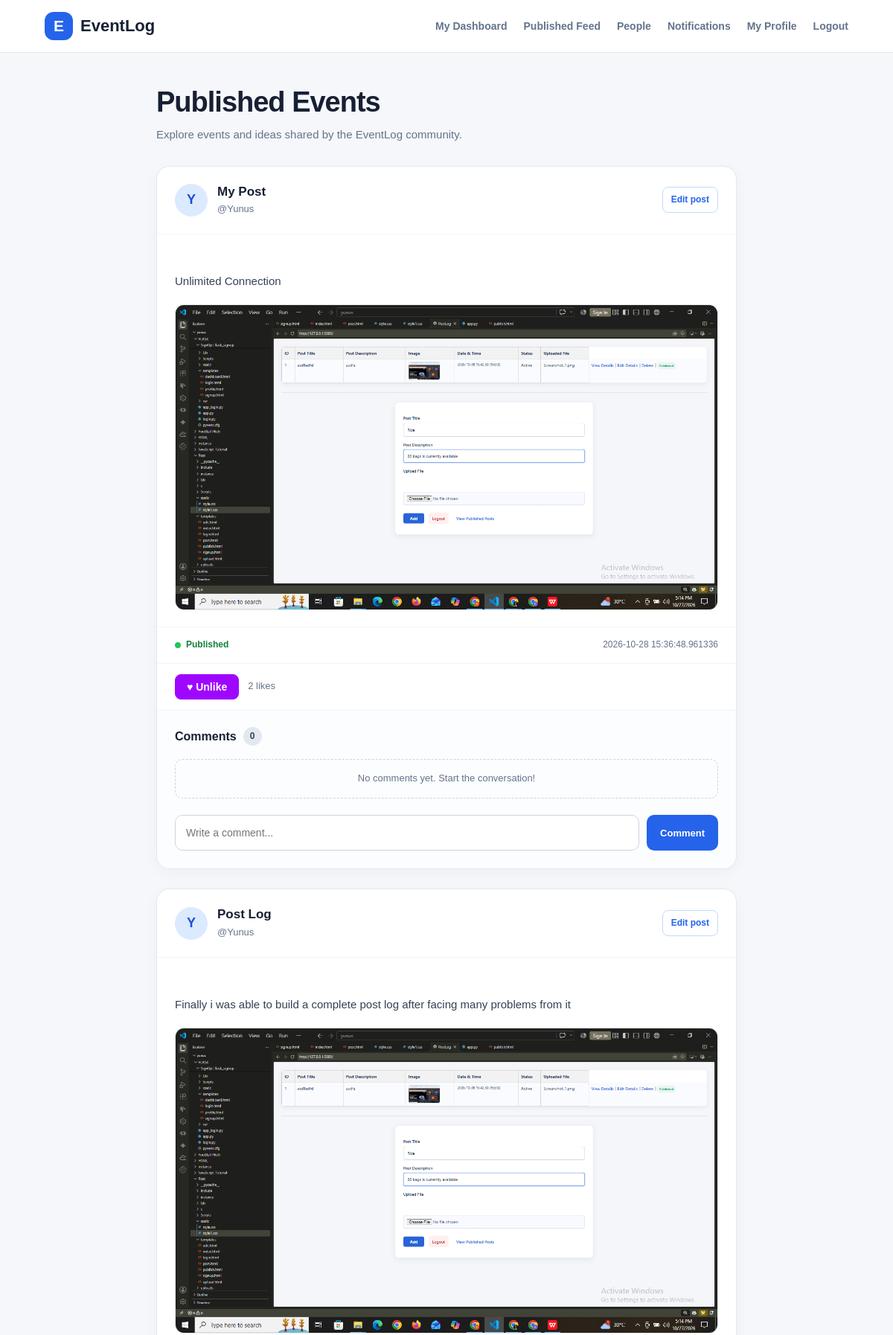
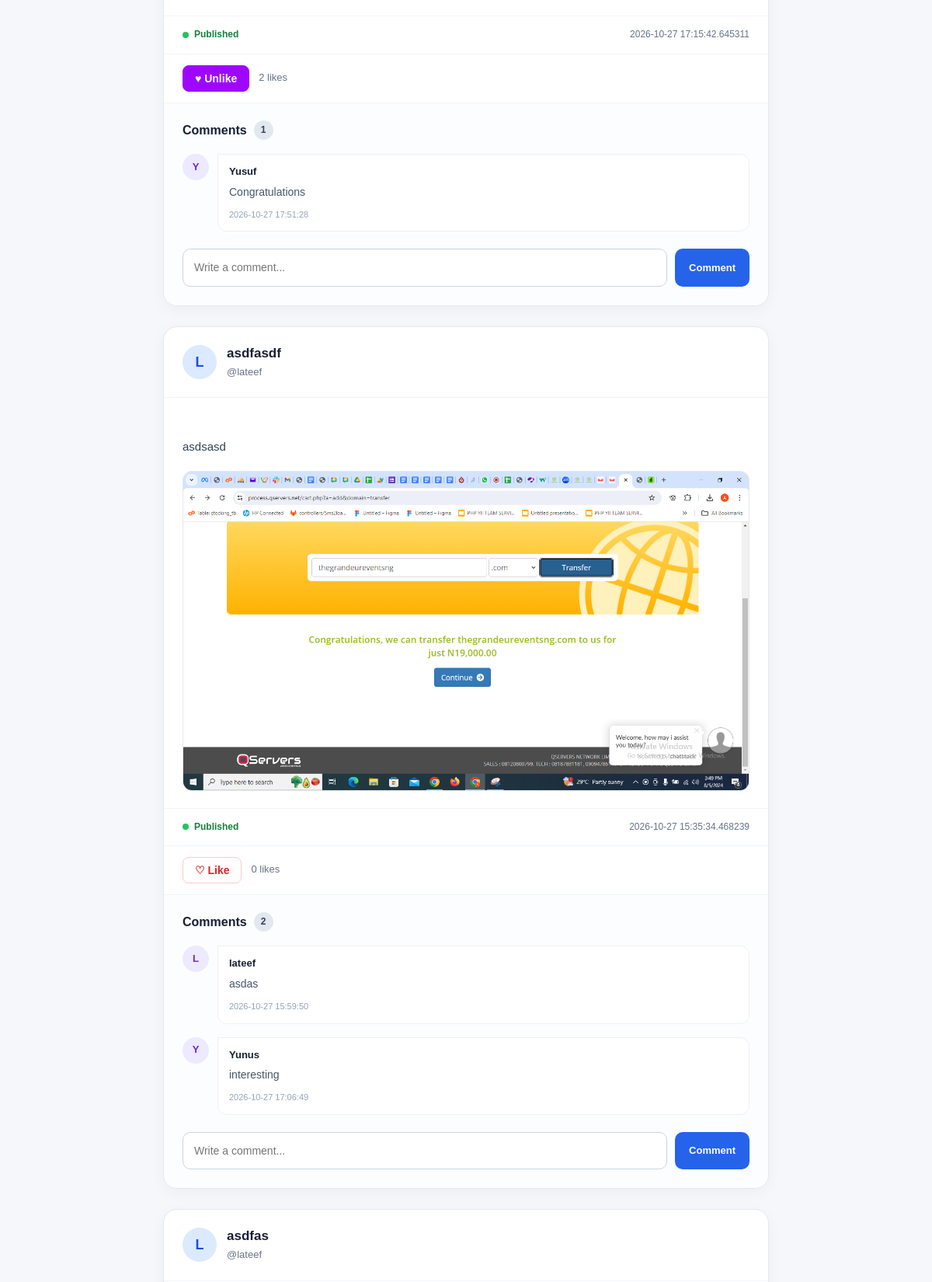
/published (signed in, upper part), run on the app's committed database (2 pictures, top to bottom).
### app.py (models this page shows)
    class User(db.Model, UserMixin):
        id = mapped_column(db.Integer, primary_key=True)
        Firstname = mapped_column(db.String)
        Lastname = mapped_column(db.String)
        Username = mapped_column(db.String, unique=True, nullable=False)
        Email = mapped_column(db.String)
        Password = mapped_column(db.String, nullable=False)
        date = mapped_column(db.String)

    class Post(db.Model):
        id = mapped_column(db.Integer, primary_key=True)
        title = mapped_column(db.String)
        description = mapped_column(db.String)
        date = mapped_column(db.String)
        status = mapped_column(db.String)
        upload = mapped_column(db.String)
        published = mapped_column(db.Boolean, default=False)
        user_id = mapped_column(db.Integer, db.ForeignKey('user.id'), nullable=False)

    class Comment(db.Model):
        id = mapped_column(db.Integer, primary_key=True)
        content = mapped_column(db.String, nullable=False)
        post_id = mapped_column(db.Integer, db.ForeignKey('post.id'), nullable=False)
        user_id = mapped_column( db.Integer, db.ForeignKey('user.id'), nullable=False)
        date = mapped_column(db.String)

### app.py (the view)
    @app.route('/published')
    @login_required
    def published_posts():
        rows = db.session.execute(
            db.select(Post, User)
            .join(User, Post.user_id == User.id)
            .where(
                Post.published == True,
                Post.status == "Active"
            )
            .order_by(Post.date.desc())
        ).all()
        comments = Comment.query.all()
        users = User.query.all()
        comment_usernames = {
            user.id: user.Username for user in users
        }
        post_ids = [post.id for post, author in rows]
        like_counts = {post_id: 0 for post_id in post_ids}
        if post_ids:
            like_rows = db.session.execute(
                db.select(
                    Like.post_id,
                    db.func.count(Like.id)
                )
                .where(Like.post_id.in_(post_ids))
                .group_by(Like.post_id)
            ).all()
            for post_id, count in like_rows:
                like_counts[post_id] = count
            liked_post_ids = set(
                db.session.execute(
                    db.select(Like.post_id).where(
                        Like.user_id == current_user.id,
                        Like.post_id.in_(post_ids)
                    )
                ).scalars().all()
            )
        else:
            liked_post_ids = set()
        return render_template(
            'publish.html',
            rows=rows,
            comments=comments,
            comment_usernames=comment_usernames,
            like_counts=like_counts,
            liked_post_ids=liked_post_ids
        )

### templates/publish.html (shortened to what this page needs)
<!DOCTYPE html>
<html lang="en">
<head>
    <link rel="stylesheet" href="{{ url_for('static', filename='published.css') }}">
</head>
<body class="published-page">
    <header class="pub-header">
        <a href="{{ url_for('home') }}" class="pub-brand">
            <span class="pub-brand-icon">E</span>
            <span>EventLog</span>
        </a>
        <nav class="pub-nav">
            <a href="{{ url_for('home') }}" class="pub-nav-link">My Dashboard</a>
            <a href="{{ url_for('published_posts') }}" class="pub-nav-link">Published Feed</a>
            <a href="{{ url_for('people') }}" class="pub-nav-link">People</a>
            <a href="{{ url_for('notifications') }}" class="pub-nav-link">Notifications</a>
            <a href="{{ url_for('profile', username=current_user.Username) }}"
               class="pub-nav-link">My Profile</a>
            <a href="{{ url_for('logout') }}" class="pub-nav-link">Logout</a>
        </nav>
    </header>
    <main class="pub-main">
        <section class="pub-intro">
            <h1>Published Events</h1>
            <p>Explore events and ideas shared by the EventLog community.</p>
        </section>
        <section class="pub-feed">
            {% for post, author in rows %}
                <article class="pub-post-card">
                    <div class="pub-post-header">
                        <div class="pub-avatar">
                            {{ (author.Username or 'U')[0]|upper }}
                        </div>
                        <div class="pub-author-info">
                            <h2>{{ post.title }}</h2>
                            <p class="pub-author-name">
                                @{{ author.Username }}
                            </p>
                        </div>
                        {% if post.user_id == current_user.id %}
                            <a href="{{ url_for('edit', id=post.id) }}"
                               class="pub-edit-link">
                                Edit post
                            </a>
                        {% endif %}
                    </div>
                    <div class="pub-post-content">
                        <p class="pub-description">
                            {{ post.description }}
                        </p>
                        {% if post.upload %}
                            <div class="pub-media">
                                {% set extension = post.upload.rsplit('.', 1)[-1].lower() %}
                                {% if extension in ['png', 'jpg', 'jpeg', 'gif'] %}
                                    <img
                                        src="{{ url_for('uploaded_file', filename=post.upload) }}"
                                        alt="Image attached to {{ post.title }}"
                                        loading="lazy">
                                {% endif %}
                            </div>
                        {% endif %}
                    </div>
                    <div class="pub-post-meta">
                        <span class="pub-published-label">
                            <span class="pub-status-dot"></span>
                            Published
                        </span>
                        <span class="pub-post-date">
                            {{ post.date }}
                        </span>
                    </div>
                    <div class="pub-like-section">
                        <form method="POST"
                              action="{{ url_for('toggle_like', id=post.id) }}">
                            {% if post.id in liked_post_ids %}
                                <button type="submit"
                                        class="pub-like-btn pub-liked">
                                    ♥ Unlike
                                </button>
                            {% else %}
                                <button type="submit"
                                        class="pub-like-btn">
                                    ♡ Like
                                </button>
                            {% endif %}
                        </form>
                        <span class="pub-like-count">
                            {{ like_counts.get(post.id, 0) }}
                            {% if like_counts.get(post.id, 0) == 1 %}
                                like
                            {% else %}
                                likes
                            {% endif %}
                        </span>
                    </div>
                    <section class="pub-comments">
                        {% set post_comments = comments
                            | selectattr('post_id', 'equalto', post.id)
                            | list %}
                        <div class="pub-comments-heading">
                            <h3>Comments</h3>
                            <span class="pub-comment-count">
                                {{ post_comments|length }}
                            </span>
                        </div>
                        <div class="pub-comment-list">
                            {% for comment in post_comments %}
                                <div class="pub-comment">
                                    <div class="pub-comment-avatar">
                                        {{ (comment_usernames.get(comment.user_id, 'Unknown user'))[0]|upper }}
                                    </div>
                                    <div class="pub-comment-body">
                                        <strong class="pub-comment-author">
                                            {{ comment_usernames.get(comment.user_id, 'Unknown user') }}
                                        </strong>
                                        <p>{{ comment.content }}</p>
                                        <small>{{ comment.date }}</small>
                                    </div>
                                </div>
                            {% else %}
                                <p class="pub-no-comments">
                                    No comments yet. Start the conversation!
                                </p>
                            {% endfor %}
                        </div>
                        <form class="pub-comment-form"
                              method="POST"
                              action="{{ url_for('add_comment', id=post.id) }}">
                            <input
                                type="text"
                                name="content"
                                maxlength="2000"
                                placeholder="Write a comment..."
                                aria-label="Write a comment"
                                required>
                            <button type="submit">Comment</button>
                        </form>
                    </section>
                </article>
            {% endfor %}
        </section>
    </main>
</body>
</html>

### data on the page
Post: title "My Post", Username "Yunus", description "Unlimited Connection", upload (picture), date "2026-10-28 15:36:48.961336", shows "♥ Unlike", get "2", shows "likes", post_comments "0"
User: Username "Y", get "Yunus"
Post: title "Post Log", Username "Yunus", description "Finally i was able to build a complete post log after facing many problems from it", upload (picture), date "2026-10-27 17:15:42.645311", shows "♥ Unlike", get "2", shows "likes", post_comments "1"
Comment: content "Congratulations", date "2026-10-27 17:51:28"
User: Username "Y", get "Yusuf"
Post: title "asdfasdf", Username "lateef", description "asdsasd", upload (picture), date "2026-10-27 15:35:34.468239", shows "♡ Like", get "0", shows "likes", post_comments "2"
User: Username "L", get "lateef"
Comment: content "asdas", date "2026-10-27 15:59:50"
Comment: content "interesting", date "2026-10-27 17:06:49"
Post: title "asdfas", Username "lateef"
